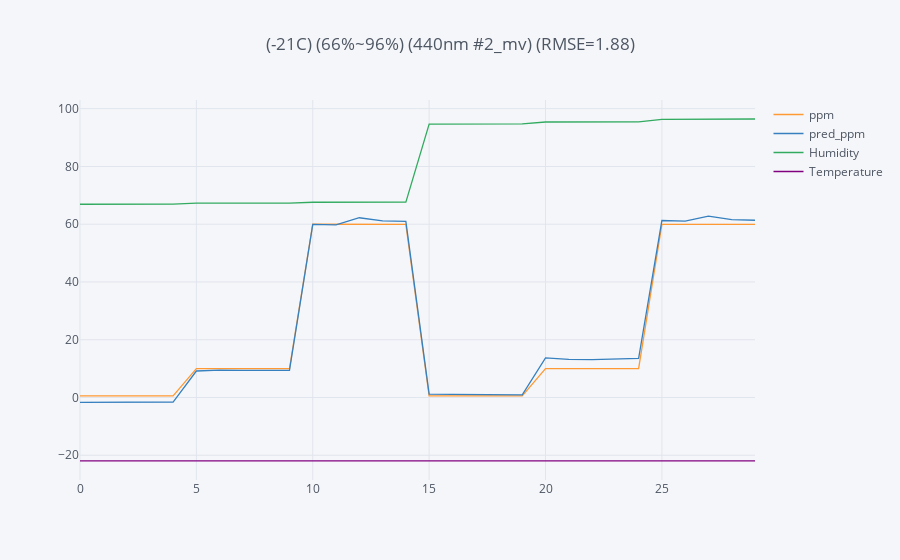
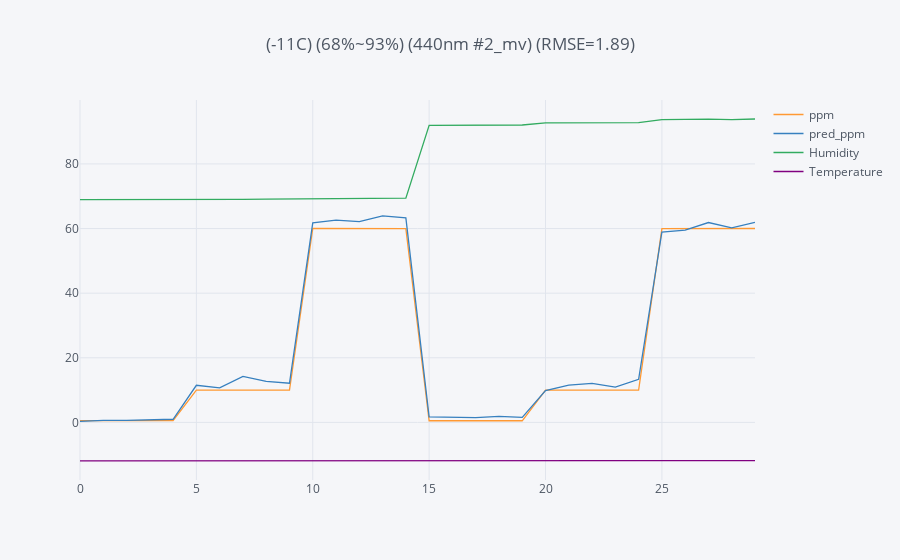
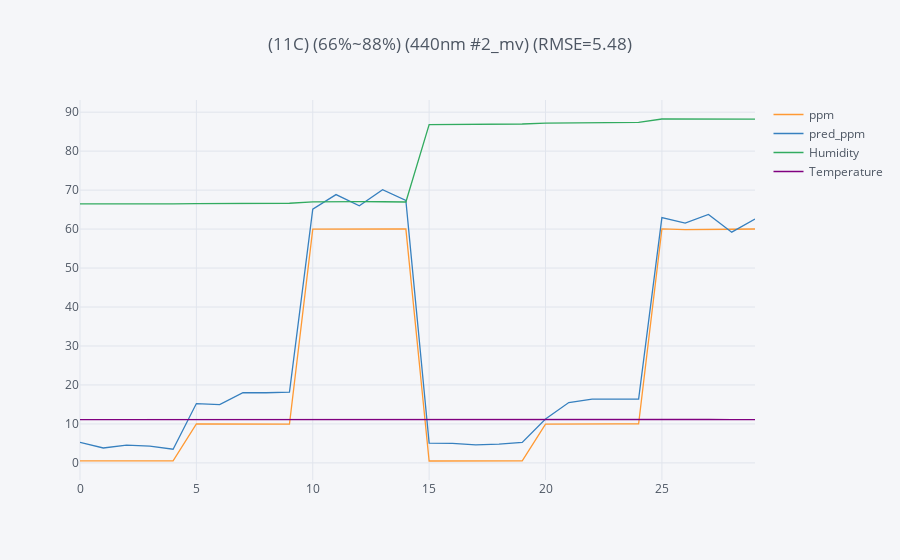

Notebook code for these charts, in order:
### Code cell
# load training data
dk_n20C = df_n20C.copy().reset_index(drop=True)
dk_n10C = df_n10C.copy().reset_index(drop=True)
dk_0C = df_0C.copy().reset_index(drop=True)  
dk_10C = df_10C.copy().reset_index(drop=True)


# copy testing data
dk_test_n20C = df_test_n20C.copy().reset_index(drop=True)
dk_test_n10C = df_test_n10C.copy().reset_index(drop=True)
dk_test_10C = df_test_10C.copy().reset_index(drop=True)


#setting temperature range
'''dict = {temp. 1 : ([training data1, data2], [blind test data1, data2], white_card_std data)}'''

temp_data_dict = { 

    # n20~10C
    'temp. 1': ([dk_n20C, dk_n10C, dk_0C, dk_10C], [dk_test_n20C]),
    'temp. 2': ([dk_n20C, dk_n10C, dk_0C, dk_10C], [dk_test_n10C]),
    'temp. 3': ([dk_n20C, dk_n10C, dk_0C, dk_10C], [dk_test_10C]),
                  } 
    
# implement temp. range loop
for temp_data, temp_blind_test in temp_data_dict.values():
    

                 
    # plot each model 4D data
#             module_4D.plot_4D_multi_model(temp_data, temp_blind_test, channel_list, sensor_number)

    # concate training data        
    df_all = pd.concat(temp_data).reset_index(drop=True)
    df_test = pd.concat(temp_blind_test).reset_index(drop=True)


    # 取0ppm資料
    dk_all_0ppm = df_all[df_all['ppm']<1].copy()
    dk_test_0ppm = df_test[df_test['ppm']<1].copy()

    # 取10ppm資料
    dk_all_10ppm = df_all[(df_all['ppm']>9)&(df_all['ppm']<11)].copy()
    dk_test_10ppm = df_test[(df_all['ppm']>9)&(df_all['ppm']<11)].copy()

    # 取60ppm資料
    dk_all_60ppm = df_all[(df_all['ppm']>59)].copy()
    dk_test_60ppm = df_test[(df_all['ppm']>59)].copy()

    dk_data_dict = {'0ppm':(dk_all_0ppm, dk_test_0ppm),
                    '10ppm':(dk_all_10ppm, dk_test_10ppm),
                    '60ppm':(dk_all_60ppm, dk_test_60ppm)}

    #training model for 0ppm, 10ppm, 60ppm surface
    surf_coef_list = []                           # store ppm surface coefficient
    for ppm, ppm_data in dk_data_dict.items():

        dk_data, dk_test = ppm_data

        y_train = dk_data[train_channel] + shift 
        x_train = dk_data[['Temperature', 'Humidity']] 

        y_test = dk_test[test_channel] 
        x_test = dk_test[['Temperature', 'Humidity']]

#             channels = train_channel

        ### Ridge regression
#             step = humidity_step
        os.chdir(path)              
        loss_list = []
        loss_each_step_list = []
        sensor = model.model(name=name,
                             sensor_number=sensor_number,
                             channel=train_channel,
                             x_train=x_train, 
                             y_train=y_train, 
                             x_test=x_test, 
                             y_test=y_test, 
                             model_name=model_name, 
                             degree=degree,
                             step=humidity_step,
                             output_modify=output_modify,
                             shift=shift,            
                             multiple=multiple,
                             ppm=ppm,
                             humidity_feature=sensor_humidity_feature)
        intercept, coef = sensor.regression()
        sensor.save_sensor_side_coef()
#         sensor.loss()
#         loss_each_step = sensor.loss_each_step()    
#         sensor.plot()
#         sensor.save_plot()
#         sensor.coef()
        
        #補0調整濕度項次數
        if (sensor_humidity_feature == False)&(degree==1):
            coef = np.append(coef, [0] * degree)

        elif (sensor_humidity_feature == False)&(degree==2):
            coef = np.insert(coef, 1, 0)
            coef = np.append(coef, [0] * degree)

        elif (sensor_humidity_feature == False)&(degree==3):
            coef = np.insert(coef, 1, 0)
            coef = np.insert(coef, 3, 0)
            coef = np.insert(coef, 4, 0)
            coef = np.append(coef, [0] * degree)
            
        coefficient = np.insert(coef, 0, intercept)
        surf_coef_list.append(coefficient) 
   
    test_data = df_test[[test_channel, 'Temperature', 'Humidity', 'ppm']]
    ppm_list = []
    for index, row in test_data.iterrows():
        signal, temperature, humidity, _ = row
        signal_0ppm = interpolation.calculate_ppm_surface_signal(surf_coef_list[0], x0=temperature, x1=humidity, degree=degree)
        signal_10ppm = interpolation.calculate_ppm_surface_signal(surf_coef_list[1], x0=temperature, x1=humidity, degree=degree)
        signal_60ppm = interpolation.calculate_ppm_surface_signal(surf_coef_list[2], x0=temperature, x1=humidity, degree=degree)

#         print(signal_0ppm, signal_10ppm, signal_60ppm)

        ppm = interpolation.interpolation(signal, signal_0ppm, signal_10ppm, signal_60ppm) 
        ppm_list.append(float(ppm))

    # RMSE
    rmse_test = np.sqrt(mean_squared_error(ppm_list, test_data['ppm'])).round(2)

    # Interpolation prediction result    
    predict_test_data = test_data.copy()
    predict_test_data['pred_ppm'] = ppm_list
    temp = int(predict_test_data['Temperature'].mean())
    hum_min = int(predict_test_data['Humidity'].min())
    hum_max = int(predict_test_data['Humidity'].max())
    title = '({}C) ({}%~{}%) ({}) (RMSE={})'.format(temp, hum_min, hum_max, test_channel, rmse_test)
    predict_test_data.iplot(kind='scatter', y=['ppm', 'pred_ppm', 'Humidity', 'Temperature'], title=title)


    # save prediction result
    folderName = '{}'.format(name)
    savePath = os.path.join(os.getcwd(), folderName)
    filename = '({}C)({}%~{}%)({})(shift {})(RMSE={})'.format(temp, hum_min, hum_max, test_channel, shift ,rmse_test)
    plt.plot(predict_test_data['Temperature'], 'r')
    plt.plot(predict_test_data['Humidity'], 'b')
    plt.plot(predict_test_data['ppm'], 'g')
    plt.plot(predict_test_data['pred_ppm'], 'orange')
    plt.ylabel('Temperature/ Humidity/ ppm')
    plt.grid(alpha=0.3)
    plt.legend(bbox_to_anchor=(0., 1.02, 1., .102),  loc=3, ncol=4, mode="expand")
    plt.title(filename, y=1.15, fontsize=10)
    plt.savefig(savePath + '/' + filename + '.png', dpi=200, bbox_inches='tight')
    plt.close() 
    plt.show()

### Figure 1 — Plotly figure (JSON) as saved in the notebook; plotly's stock layout.template omitted (floating-point values rounded to 4 significant figures)
{"data": [{"line": {"color": "rgba(255, 153, 51, 1.0)", "dash": "solid", "shape": "linear", "width": 1.3}, "mode": "lines", "name": "ppm", "text": "", "type": "scatter", "uid": "dea086d4-ef65-4f73-a1e7-dcceefca69fb", "x": [0, 1, 2, 3, 4, 5, 6, 7, 8, 9, 10, 11, 12, 13, 14, 15, 16, 17, 18, 19, 20, 21, 22, 23, 24, 25, 26, 27, 28, 29], "y": [0.55, 0.5625, 0.55, 0.55, 0.5625, 9.988, 10.03, 9.988, 10.0, 10.01, 60, 59.98, 60.02, 59.98, 59.94, 0.55, 0.55, 0.55, 0.5625, 0.55, 10.03, 10.01, 10.0, 10.01, 10.0, 59.96, 60.02, 60, 59.99, 59.96]}, {"line": {"color": "rgba(55, 128, 191, 1.0)", "dash": "solid", "shape": "linear", "width": 1.3}, "mode": "lines", "name": "pred_ppm", "text": "", "type": "scatter", "uid": "dca938c5-1cf8-4b2d-b5bc-143433c3dfe2", "x": [0, 1, 2, 3, 4, 5, 6, 7, 8, 9, 10, 11, 12, 13, 14, 15, 16, 17, 18, 19, 20, 21, 22, 23, 24, 25, 26, 27, 28, 29], "y": [-1.697, -1.618, -1.697, -1.54, -1.571, 9.168, 9.504, 9.41, 9.435, 9.393, 59.94, 59.8, 62.23, 61.13, 60.99, 1.138, 1.082, 1.052, 1.082, 0.9022, 13.69, 13.17, 13.12, 13.27, 13.51, 61.28, 61.04, 62.81, 61.61, 61.37]}, {"line": {"color": "rgba(50, 171, 96, 1.0)", "dash": "solid", "shape": "linear", "width": 1.3}, "mode": "lines", "name": "Humidity", "text": "", "type": "scatter", "uid": "e17d65ce-b73a-4683-b4c8-da550c5b9297", "x": [0, 1, 2, 3, 4, 5, 6, 7, 8, 9, 10, 11, 12, 13, 14, 15, 16, 17, 18, 19, 20, 21, 22, 23, 24, 25, 26, 27, 28, 29], "y": [66.91, 66.89, 66.87, 66.94, 66.94, 67.28, 67.29, 67.31, 67.31, 67.28, 67.59, 67.58, 67.58, 67.6, 67.62, 94.65, 94.71, 94.69, 94.73, 94.76, 95.38, 95.39, 95.44, 95.43, 95.44, 96.3, 96.33, 96.36, 96.37, 96.42]}, {"line": {"color": "rgba(128, 0, 128, 1.0)", "dash": "solid", "shape": "linear", "width": 1.3}, "mode": "lines", "name": "Temperature", "text": "", "type": "scatter", "uid": "0432c427-7e4f-479f-a26c-499a8687691c", "x": [0, 1, 2, 3, 4, 5, 6, 7, 8, 9, 10, 11, 12, 13, 14, 15, 16, 17, 18, 19, 20, 21, 22, 23, 24, 25, 26, 27, 28, 29], "y": [-21.96, -21.96, -21.96, -21.99, -21.98, -21.96, -21.96, -21.96, -21.95, -21.97, -21.95, -21.96, -21.98, -21.96, -21.95, -21.94, -21.95, -21.94, -21.95, -21.96, -21.95, -21.95, -21.95, -21.97, -21.96, -21.96, -21.97, -21.95, -21.96, -21.95]}], "layout": {"legend": {"bgcolor": "#F5F6F9", "font": {"color": "#4D5663"}}, "paper_bgcolor": "#F5F6F9", "plot_bgcolor": "#F5F6F9", "title": {"font": {"color": "#4D5663"}, "text": "(-21C) (66%~96%) (440nm #2_mv) (RMSE=1.88)"}, "xaxis": {"gridcolor": "#E1E5ED", "showgrid": true, "tickfont": {"color": "#4D5663"}, "title": {"font": {"color": "#4D5663"}, "text": ""}, "zerolinecolor": "#E1E5ED"}, "yaxis": {"gridcolor": "#E1E5ED", "showgrid": true, "tickfont": {"color": "#4D5663"}, "title": {"font": {"color": "#4D5663"}, "text": ""}, "zerolinecolor": "#E1E5ED"}}}

### Figure 2 — Plotly figure (JSON) as saved in the notebook; plotly's stock layout.template omitted (floating-point values rounded to 4 significant figures)
{"data": [{"line": {"color": "rgba(255, 153, 51, 1.0)", "dash": "solid", "shape": "linear", "width": 1.3}, "mode": "lines", "name": "ppm", "text": "", "type": "scatter", "uid": "8aa07fa9-41cb-4fe7-ae21-05a4ff881fae", "x": [0, 1, 2, 3, 4, 5, 6, 7, 8, 9, 10, 11, 12, 13, 14, 15, 16, 17, 18, 19, 20, 21, 22, 23, 24, 25, 26, 27, 28, 29], "y": [0.5375, 0.5375, 0.5375, 0.525, 0.525, 9.988, 9.975, 10.0, 9.988, 9.988, 60.04, 60.04, 59.95, 59.94, 59.98, 0.5125, 0.5125, 0.525, 0.5125, 0.5, 10.0, 10.0, 9.975, 10.01, 10.01, 59.98, 59.94, 60.01, 60, 60.01]}, {"line": {"color": "rgba(55, 128, 191, 1.0)", "dash": "solid", "shape": "linear", "width": 1.3}, "mode": "lines", "name": "pred_ppm", "text": "", "type": "scatter", "uid": "0ea4fa13-5c69-4185-ae7b-c64c119fa87e", "x": [0, 1, 2, 3, 4, 5, 6, 7, 8, 9, 10, 11, 12, 13, 14, 15, 16, 17, 18, 19, 20, 21, 22, 23, 24, 25, 26, 27, 28, 29], "y": [0.3127, 0.6105, 0.6196, 0.8089, 0.9632, 11.49, 10.67, 14.26, 12.68, 12.11, 61.74, 62.61, 62.13, 63.9, 63.29, 1.673, 1.592, 1.475, 1.844, 1.546, 9.85, 11.52, 12.1, 10.94, 13.34, 58.93, 59.51, 61.86, 60.21, 61.9]}, {"line": {"color": "rgba(50, 171, 96, 1.0)", "dash": "solid", "shape": "linear", "width": 1.3}, "mode": "lines", "name": "Humidity", "text": "", "type": "scatter", "uid": "82871483-c647-4211-94db-7aba758566fc", "x": [0, 1, 2, 3, 4, 5, 6, 7, 8, 9, 10, 11, 12, 13, 14, 15, 16, 17, 18, 19, 20, 21, 22, 23, 24, 25, 26, 27, 28, 29], "y": [68.94, 68.92, 68.93, 68.96, 68.97, 69.04, 69.04, 69.01, 69.09, 69.16, 69.32, 69.28, 69.32, 69.38, 69.4, 91.96, 91.98, 92.0, 92.08, 92.05, 92.7, 92.73, 92.77, 92.79, 92.78, 93.72, 93.81, 93.87, 93.73, 93.91]}, {"line": {"color": "rgba(128, 0, 128, 1.0)", "dash": "solid", "shape": "linear", "width": 1.3}, "mode": "lines", "name": "Temperature", "text": "", "type": "scatter", "uid": "09d90e43-f9ca-4e1a-9093-ba348d72526c", "x": [0, 1, 2, 3, 4, 5, 6, 7, 8, 9, 10, 11, 12, 13, 14, 15, 16, 17, 18, 19, 20, 21, 22, 23, 24, 25, 26, 27, 28, 29], "y": [-11.94, -11.95, -11.95, -11.95, -11.94, -11.94, -11.92, -11.9, -11.93, -11.93, -11.9, -11.88, -11.88, -11.9, -11.87, -11.86, -11.86, -11.86, -11.88, -11.87, -11.88, -11.88, -11.87, -11.85, -11.86, -11.85, -11.85, -11.84, -11.9, -11.86]}], "layout": {"legend": {"bgcolor": "#F5F6F9", "font": {"color": "#4D5663"}}, "paper_bgcolor": "#F5F6F9", "plot_bgcolor": "#F5F6F9", "title": {"font": {"color": "#4D5663"}, "text": "(-11C) (68%~93%) (440nm #2_mv) (RMSE=1.89)"}, "xaxis": {"gridcolor": "#E1E5ED", "showgrid": true, "tickfont": {"color": "#4D5663"}, "title": {"font": {"color": "#4D5663"}, "text": ""}, "zerolinecolor": "#E1E5ED"}, "yaxis": {"gridcolor": "#E1E5ED", "showgrid": true, "tickfont": {"color": "#4D5663"}, "title": {"font": {"color": "#4D5663"}, "text": ""}, "zerolinecolor": "#E1E5ED"}}}

### Figure 3 — Plotly figure (JSON) as saved in the notebook; plotly's stock layout.template omitted (floating-point values rounded to 4 significant figures)
{"data": [{"line": {"color": "rgba(255, 153, 51, 1.0)", "dash": "solid", "shape": "linear", "width": 1.3}, "mode": "lines", "name": "ppm", "text": "", "type": "scatter", "uid": "8cbd35d1-e606-40ef-8e34-20837ae28419", "x": [0, 1, 2, 3, 4, 5, 6, 7, 8, 9, 10, 11, 12, 13, 14, 15, 16, 17, 18, 19, 20, 21, 22, 23, 24, 25, 26, 27, 28, 29], "y": [0.5125, 0.5, 0.525, 0.5125, 0.525, 10.0, 9.988, 10.03, 9.988, 9.975, 60, 60.05, 60.05, 60.04, 60.02, 0.4875, 0.5125, 0.5125, 0.5, 0.5, 9.963, 10.03, 10.04, 10.0, 10.03, 60.05, 59.88, 60, 59.96, 60.02]}, {"line": {"color": "rgba(55, 128, 191, 1.0)", "dash": "solid", "shape": "linear", "width": 1.3}, "mode": "lines", "name": "pred_ppm", "text": "", "type": "scatter", "uid": "2d1af4b2-217f-438d-ab10-2e52c7552c66", "x": [0, 1, 2, 3, 4, 5, 6, 7, 8, 9, 10, 11, 12, 13, 14, 15, 16, 17, 18, 19, 20, 21, 22, 23, 24, 25, 26, 27, 28, 29], "y": [5.249, 3.828, 4.547, 4.285, 3.499, 15.23, 14.96, 18.05, 18.0, 18.16, 65.13, 68.85, 65.98, 70.1, 67.33, 5.099, 5.014, 4.608, 4.836, 5.277, 11.25, 15.49, 16.38, 16.44, 16.38, 62.93, 61.52, 63.78, 59.21, 62.6]}, {"line": {"color": "rgba(50, 171, 96, 1.0)", "dash": "solid", "shape": "linear", "width": 1.3}, "mode": "lines", "name": "Humidity", "text": "", "type": "scatter", "uid": "1ace12b4-c863-4976-bbb8-0a3db68540df", "x": [0, 1, 2, 3, 4, 5, 6, 7, 8, 9, 10, 11, 12, 13, 14, 15, 16, 17, 18, 19, 20, 21, 22, 23, 24, 25, 26, 27, 28, 29], "y": [66.48, 66.45, 66.43, 66.45, 66.49, 66.54, 66.57, 66.58, 66.59, 66.63, 67.0, 67.08, 67.04, 67.01, 66.95, 86.8, 86.85, 86.89, 86.95, 86.97, 87.21, 87.24, 87.28, 87.36, 87.37, 88.25, 88.2, 88.17, 88.17, 88.2]}, {"line": {"color": "rgba(128, 0, 128, 1.0)", "dash": "solid", "shape": "linear", "width": 1.3}, "mode": "lines", "name": "Temperature", "text": "", "type": "scatter", "uid": "ebce9e76-ea0a-4586-ae42-2e11315c4038", "x": [0, 1, 2, 3, 4, 5, 6, 7, 8, 9, 10, 11, 12, 13, 14, 15, 16, 17, 18, 19, 20, 21, 22, 23, 24, 25, 26, 27, 28, 29], "y": [11.11, 11.12, 11.11, 11.11, 11.1, 11.13, 11.11, 11.12, 11.12, 11.13, 11.13, 11.13, 11.13, 11.12, 11.13, 11.16, 11.15, 11.16, 11.16, 11.15, 11.15, 11.14, 11.15, 11.15, 11.15, 11.13, 11.13, 11.13, 11.13, 11.11]}], "layout": {"legend": {"bgcolor": "#F5F6F9", "font": {"color": "#4D5663"}}, "paper_bgcolor": "#F5F6F9", "plot_bgcolor": "#F5F6F9", "title": {"font": {"color": "#4D5663"}, "text": "(11C) (66%~88%) (440nm #2_mv) (RMSE=5.48)"}, "xaxis": {"gridcolor": "#E1E5ED", "showgrid": true, "tickfont": {"color": "#4D5663"}, "title": {"font": {"color": "#4D5663"}, "text": ""}, "zerolinecolor": "#E1E5ED"}, "yaxis": {"gridcolor": "#E1E5ED", "showgrid": true, "tickfont": {"color": "#4D5663"}, "title": {"font": {"color": "#4D5663"}, "text": ""}, "zerolinecolor": "#E1E5ED"}}}
